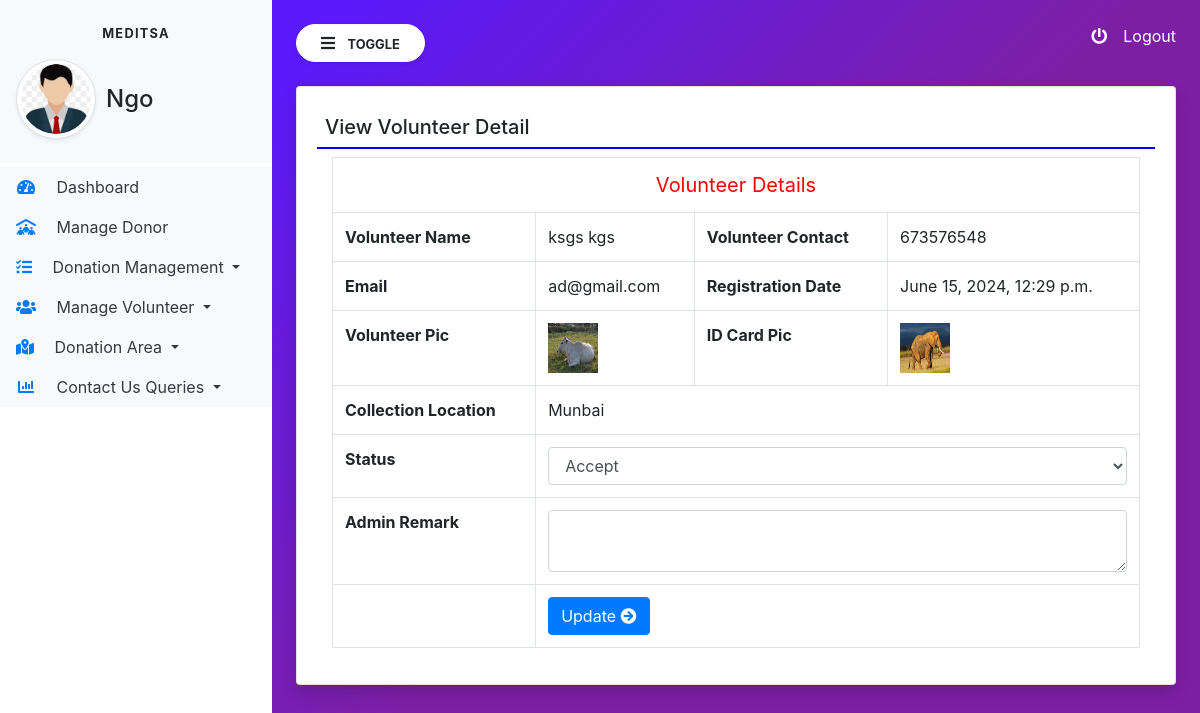
Page /view_volunteerdetail/3/ (signed in) on the committed database.
### service/models.py (models this page shows, shortened)
class Volunteer(models.Model):
    user = models.ForeignKey(User,on_delete=models.CASCADE)
    contact = models.CharField(max_length=15,null=True)
    address = models.CharField(max_length=300,null=True)
    userpic = models.FileField(null=True)
    idpic = models.FileField(null=True)
    aboutme = models.CharField(max_length=300,null=True)
    status = models.CharField(max_length=20,null=True)
    regdate = models.DateTimeField(auto_now_add=True)
    adminremark = models.CharField(max_length=300,null=True)
    updationdate = models.DateField(null=True)

### MediTSA/views.py (the view, shortened to what this page needs)
# urls.py: path("view_volunteerdetail/<int:pid>/", views.view_volunteerdetail, name="view_volunteerdetail"),
def view_volunteerdetail(request,pid):
    if not request.user.is_authenticated:
        return redirect("ngo_log")
    volunteer = Volunteer.objects.get(id=pid)
    return render(request,"view_volunteerdetail.html",locals())

### templates/view_volunteerdetail.html (shortened to what this page needs)
{% extends 'ngo_home.html' %}
{% block main %}
<div class="card shadow">
    <div class="card-body">
        <h5 class="p-2" style="border-bottom : 2px solid blue">View Volunteer Detail</h5>
    <div class="container-fluid">
        <table class="table table-bordered">
            <tr align="center">
                <td colspan="4" style="font-size : 20px; color:red;">Volunteer Details</td>
            </tr>
            <tr>
                <th>Volunteer Name</th>
                <td>{{volunteer.user.first_name}} {{volunteer.user.last_name}}</td>
                <th>Volunteer Contact</th>
                <td>{{volunteer.contact}}</td>
            </tr>
            <tr>
                <th>Email</th>
                <td>{{volunteer.user.username}}</td>
                <th>Registration Date</th>
                <td>{{volunteer.regdate}}</td>
            </tr>
            <tr>
                <th>Volunteer Pic</th>
                <td><img src="{{volunteer.userpic.url}}" width="50px" height="50px"></td>
                <th>ID Card Pic</th>
                <td><img src="{{volunteer.idpic.url}}" width="50px" height="50px"></td>
            </tr>
            <tr>
                <th>Collection Location</th>
                <td colspan="3">{{volunteer.address}}</td>
            </tr>
            {% if volunteer.status == "pending" %}
            <form method="post">
                <tr>
                    <th>Status</th>
                    <td colspan="3">
                        <select name="status" class="form-control" required>
                            <option value="accept">Accept</option>
                        </select>
                    </td>
                </tr>
                <tr>
                    <th>Admin Remark</th>
                    <td colspan="3">
                        <textarea name="adminremark" class="form-control" required></textarea>
                    </td>
                </tr>
                <tr>
                    <th></th>
                    <td colspan="3">
                        <button type="submit" value="Update" class="btn btn-primary">Update <i class="fa fa-arrow-circle-right"></i></button>
                    </td>
                </tr>
            </form>
            {% endif %}
        </table>
    </div>
    </div>
</div>
{% endblock %}

### templates/ngo_home.html (style rules this page uses)
body { background-image: linear-gradient(135.9deg,rgba(89,25,252,1) 16.4%,rgba(125,31,165,1) 56.1%); min-height: 100vh; }

### rows in the picture
Volunteer: user.first_name "ksgs", user.last_name "kgs", contact "673576548", user.username "ad@gmail.com", regdate "June 15, 2024, 12:29 p.m.", userpic (picture), idpic (picture), address "Munbai"
